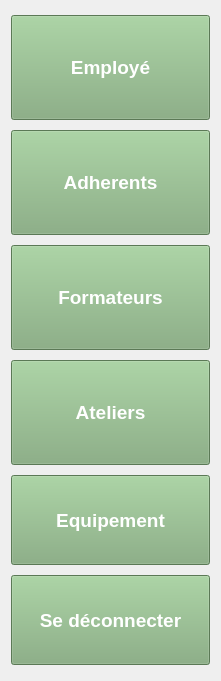
   <widget class="QWidget" name="verticalLayoutWidget">
    <property name="geometry">
     <rect>
      <x>10</x>
      <y>10</y>
      <width>221</width>
      <height>681</height>
     </rect>
    </property>
    <layout class="QVBoxLayout" name="verticalLayout">
     <item>
      <widget class="QPushButton" name="employe">
       <property name="maximumSize">
        <size>
         <width>16777215</width>
         <height>105</height>
        </size>
       </property>
       <property name="font">
        <font>
         <pointsize>14</pointsize>
         <bold>true</bold>
        </font>
       </property>
       <property name="styleSheet">
        <string notr="true">QPushButton {
    background-color:rgb(127, 170, 121);
    color: white;
}

QPushButton:hover {
    background-color: rgb(127, 170, 121);
	color:  #E6A537;
	border-color: rgb(255, 170, 0);
}</string>
       </property>
       <property name="text">
        <string>Employé</string>
       </property>
      </widget>
     </item>
     <item>
      <widget class="QPushButton" name="adherent">
       <property name="maximumSize">
        <size>
         <width>16777215</width>
         <height>105</height>
        </size>
       </property>
       <property name="font">
        <font>
         <pointsize>14</pointsize>
         <bold>true</bold>
        </font>
       </property>
       <property name="styleSheet">
        <string notr="true">QPushButton {
    background-color:rgb(127, 170, 121);
    color: white;
}

QPushButton:hover {
    background-color: rgb(127, 170, 121);
	color:  #E6A537;
	border-color: rgb(255, 170, 0);
}</string>
       </property>
       <property name="text">
        <string>Adherents</string>
       </property>
      </widget>
     </item>
     <item>
      <widget class="QPushButton" name="Gformateur">
       <property name="maximumSize">
        <size>
         <width>16777215</width>
         <height>105</height>
        </size>
       </property>
       <property name="font">
        <font>
         <pointsize>14</pointsize>
         <bold>true</bold>
        </font>
       </property>
       <property name="styleSheet">
        <string notr="true">QPushButton {
    background-color:rgb(127, 170, 121);
    color: white;
}

QPushButton:hover {
    background-color: rgb(127, 170, 121);
	color:  #E6A537;
	border-color: rgb(255, 170, 0);
}</string>
       </property>
       <property name="text">
        <string>Formateurs</string>
       </property>
      </widget>
     </item>
     <item>
      <widget class="QPushButton" name="atelier">
       <property name="maximumSize">
        <size>
         <width>16777215</width>
         <height>105</height>
        </size>
       </property>
       <property name="font">
        <font>
         <pointsize>14</pointsize>
         <bold>true</bold>
        </font>
       </property>
       <property name="styleSheet">
        <string notr="true">QPushButton {
    background-color:rgb(127, 170, 121);
    color: white;
}

QPushButton:hover {
    background-color: rgb(127, 170, 121);
	color:  #E6A537;
	border-color: rgb(255, 170, 0);
}</string>
       </property>
       <property name="text">
        <string>Ateliers</string>
       </property>
      </widget>
     </item>
     <item>
      <widget class="QPushButton" name="equipement">
       <property name="maximumSize">
        <size>
         <width>16777215</width>
         <height>90</height>
        </size>
       </property>
       <property name="font">
        <font>
         <pointsize>14</pointsize>
         <bold>true</bold>
        </font>
       </property>
       <property name="styleSheet">
        <string notr="true">QPushButton {
    background-color:rgb(127, 170, 121);
    color: white;
}

QPushButton:hover {
    background-color: rgb(127, 170, 121);
	color:  #E6A537;
	border-color: rgb(255, 170, 0);
}</string>
       </property>
       <property name="text">
        <string>Equipement</string>
       </property>
      </widget>
     </item>
     <item>
      <widget class="QPushButton" name="deconnection">
       <property name="maximumSize">
        <size>
         <width>16777215</width>
         <height>90</height>
        </size>
       </property>
       <property name="font">
        <font>
         <pointsize>14</pointsize>
         <bold>true</bold>
        </font>
       </property>
       <property name="styleSheet">
        <string notr="true">QPushButton {
    background-color:rgb(127, 170, 121);
    color: white;
}

QPushButton:hover {
    background-color: rgb(127, 170, 121);
	color:  #E6A537;
	border-color: rgb(255, 170, 0);
}</string>
       </property>
       <property name="text">
        <string>Se déconnecter</string>
       </property>
      </widget>
     </item>
    </layout>
   </widget>
